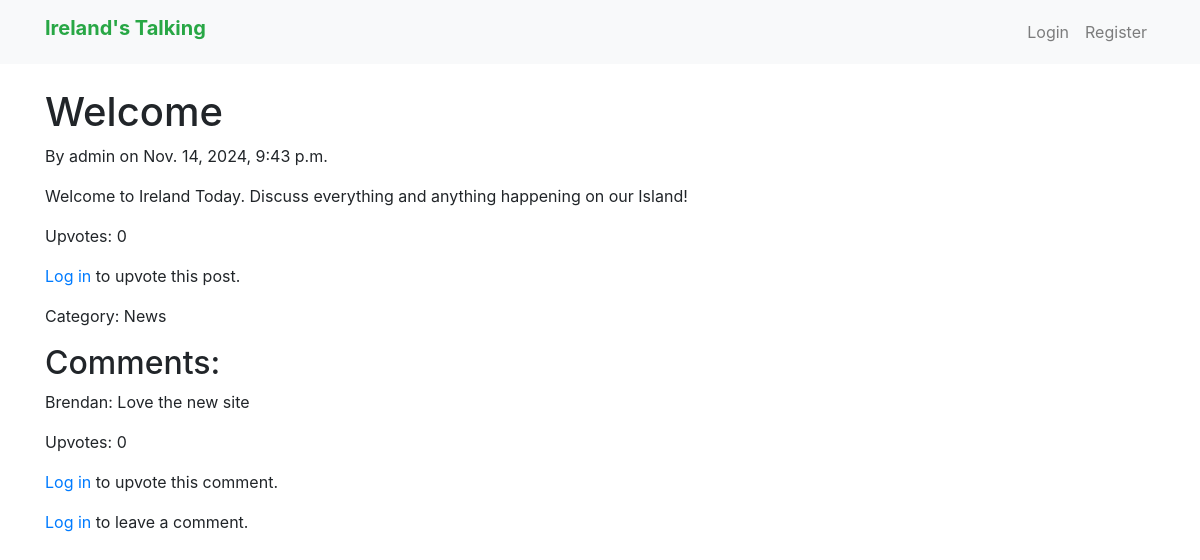
Page /post/2/ on the earlier database version.
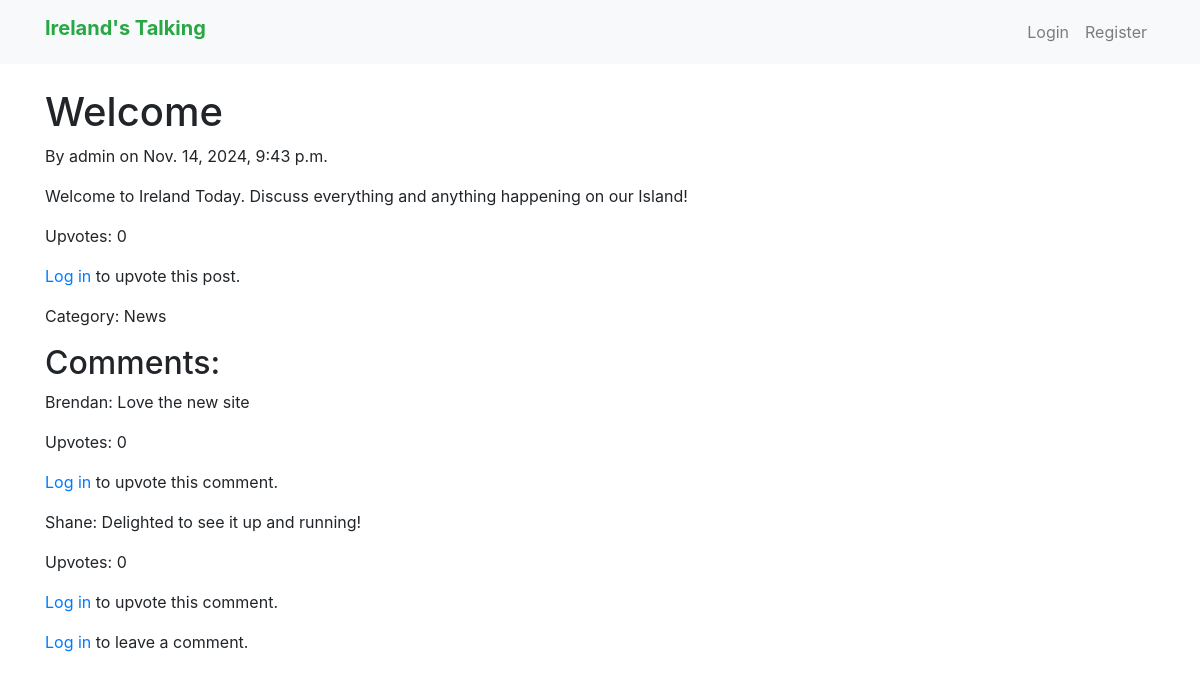
Same page on the later database version.
### posts/models.py (models this page shows, shortened)
class Comment(models.Model):
    post = models.ForeignKey(Post, on_delete=models.CASCADE, related_name='comments')  # Link to post
    author = models.ForeignKey(User, on_delete=models.CASCADE)  # Link to author (User)
    content = models.TextField()  # Comment content
    created_at = models.DateTimeField(auto_now_add=True)  # Timestamp for creation
    upvotes = models.ManyToManyField(User, related_name='comment_upvotes', blank=True)  # Track users who upvoted
    def upvote_count(self):
        return self.upvotes.count()  # Return count of upvotes

### posts/views.py (the view)
# urls.py: path('post/<int:post_id>/', views.post_detail, name='post_detail'),  # View post details
def post_detail(request, post_id):
    post = get_object_or_404(Post, id=post_id)
    comments = post.comments.all()
    if request.method == 'POST':
        form = CommentForm(request.POST)
        if form.is_valid():
            comment = form.save(commit=False)
            comment.author = request.user
            comment.post = post
            comment.save()
            return redirect('post_detail', post_id=post.id)
    else:
        form = CommentForm()
    return render(request, 'posts/post_detail.html', {'post': post, 'form': form, 'comments': comments})

### posts/models.py (called while the page is built)
    def upvote_count(self):
        return self.upvotes.count()  # Return count of upvotes

### posts/templates/posts/post_detail.html (shortened to what this page needs)
{% extends 'base.html' %}
{% block content %}
<h1>{{ post.title }}</h1>
<p>By {{ post.author.username }} on {{ post.created_at }}</p>
<p>{{ post.content }}</p>
<p>Upvotes: {{ post.upvote_count }}</p>
{% if user.is_authenticated %}
    <form method="post" action="{% url 'upvote_post' post.id %}">
        {% csrf_token %}
        <button type="submit" class="btn btn-success">Upvote Post</button>
    </form>
{% else %}
    <p><a href="{% url 'login' %}">Log in</a> to upvote this post.</p>
{% endif %}
{% if post.category %}
    <p>Category: {{ post.category.name }}</p>
{% else %}
    <p>Category: No Category</p>
{% endif %}
<h2>Comments:</h2>
{% for comment in comments %}
    <div class="comment">
        <p>{{ comment.author.username }}: {{ comment.content }}</p>
        <p>Upvotes: {{ comment.upvote_count }}</p>
        {% if user.is_authenticated %}
            <form method="post" action="{% url 'upvote_comment' comment.id %}">
                {% csrf_token %}
                <button type="submit" class="btn btn-primary">Upvote Comment</button>
            </form>
        {% else %}
            <p><a href="{% url 'login' %}">Log in</a> to upvote this comment.</p>
        {% endif %}
    </div>
{% endfor %}
{% if user.is_authenticated %}
    <form method="post">
        {% csrf_token %}
        {{ form.as_p }}
        <button type="submit" class="btn btn-primary">Add Comment</button>
    </form>
{% else %}
    <p><a href="{% url 'login' %}">Log in</a> to leave a comment.</p>
{% endif %}
{% endblock %}

Differences in the rows shown:
added Comment: author.username "Shane", content "Delighted to see it up and running!", upvote_count "0"
